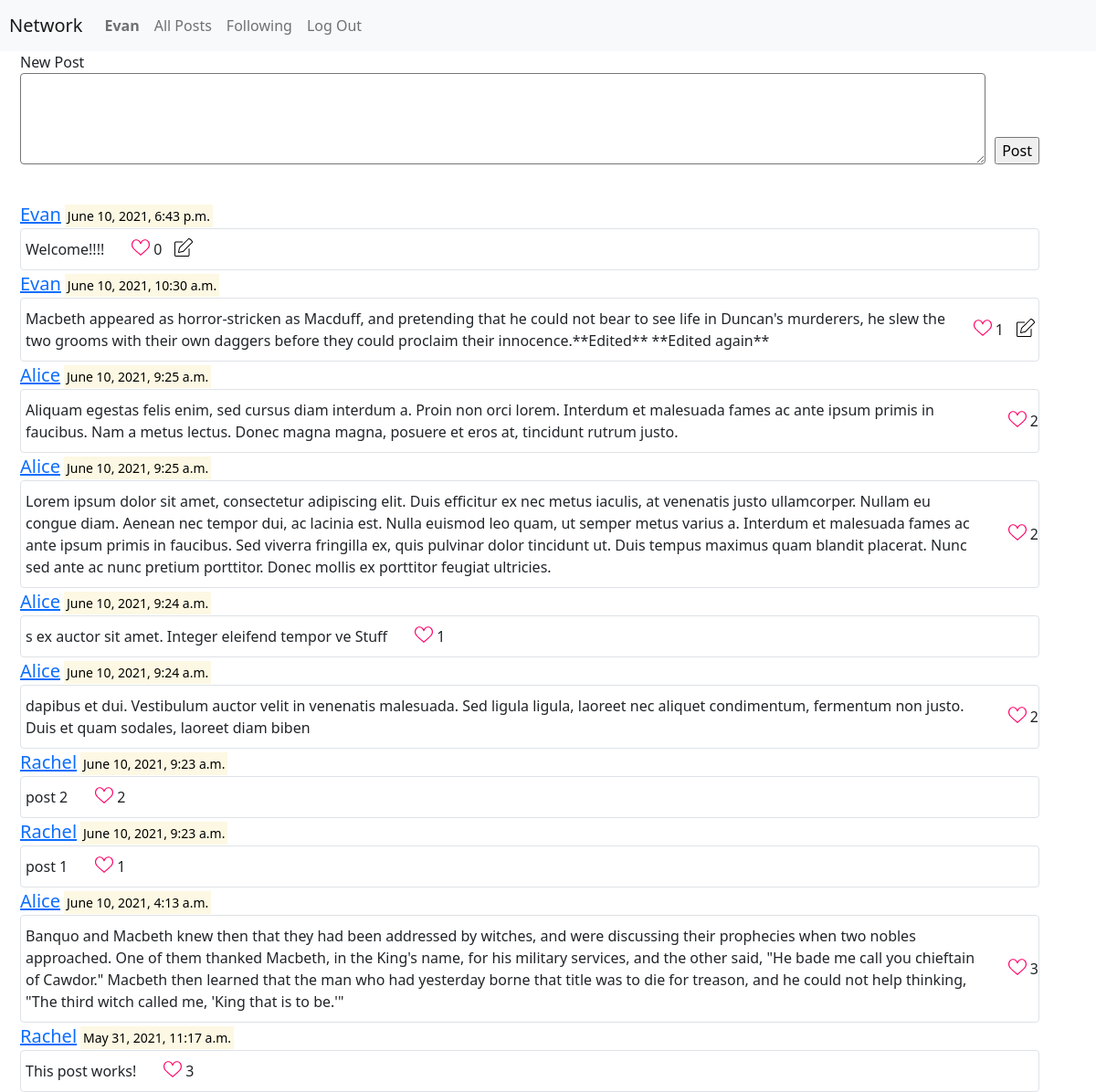
The app's page / (signed in) with its own data.
### network/models.py (models this page shows)
class User(AbstractUser):
    posts = models.ManyToManyField('Post',blank=True)
    follow = models.ManyToManyField('UserFollowing',blank=True)

class Post(models.Model):
    id = models.AutoField(primary_key=True)
    contents = models.TextField()
    created_by = models.ForeignKey(User, on_delete=models.CASCADE)
    created_at = models.DateTimeField(auto_now_add=True)
    likes = models.IntegerField(default=0)
    updated_at = models.DateTimeField(auto_now_add=True)
    deleted_at = models.DateTimeField(blank=True, null=True)
    def total_likes(post):
        return len(PostLike.objects.filter(post_id=post))

### network/views.py (the view)
# urls.py: path("", views.all_post, name="all_posts"),
def all_post(request):
    page = request.GET.get('p', '1')
    posts = Post.objects.order_by('-created_at')
    for post in posts.iterator():
        post.likes = Post.total_likes(post)
        post.save()
    paginator = Paginator(posts, 10)
    try:
        paginated_posts = paginator.page(int(page))
    except ValueError:
        paginated_posts = paginator.page(1)
    except EmptyPage:
        paginated_posts = paginator.page(paginator.num_pages)
    return render(request, 'network/index.html', {
        'posts': paginated_posts
    })

### network/templates/network/index.html (shortened to what this page needs)
{% extends "network/layout.html" %}
{% load static %}
{% block body %}
    {% if user.is_authenticated %}
    <div class="container">
        New Post
        <form action="{% url 'create' %}" method="POST" style="display: flex; margin-bottom: 40px;">
            <textarea name="post-content" id="post-content" cols="30" rows="10"></textarea>
            <input type="submit" value="Post" style="align-self:flex-end; margin-left: 10px;">
        </form>
        {% for post in posts %}
        <div class="post" data-postid="{{post.pk}}">
            <a class="lead" href="{% url 'profile' profile_id=post.created_by.username %}">{{post.created_by.username}}</a>
            <mark class="small">{{post.created_at}}</mark>
            <div class='post-misc border rounded'>
                <div class ='text-content' style="margin-left: 5px;margin-top: 10px; margin-bottom:10px;">{{post.contents}}</div>
                <div style="display:flex; align-self: center; margin-left: 30px;" class='post-misc-btns'>
                    <img src="{% static 'network/unliked.svg' %}" class="filter-red" id="like-btn" data-postid="{{post.pk}}" name="edit" style="height: 20px;width: 20px;margin-right: 4px;" >
                    <div id="like-count" >{{post.likes}}</div>
                    {% if post.created_by == user %}
                    <img src="{% static 'network/edit.svg' %}" alt="edit" id="edit" style="height: 20px;width: 20px; margin-left:14px;margin-right: 4px;" >
                    {% endif %}
                </div>
            </div>
        </div>
        {% endfor %}
        {% endif %}
    </div>
{% endblock %}

### network/templates/network/layout.html (shortened to what this page needs)
{% load static %}
<!DOCTYPE html>
<html lang="en">
    <head>
        <link href="https://cdn.jsdelivr.net/npm/bootstrap@5.0.0-beta2/dist/css/bootstrap.min.css" rel="stylesheet">
        <link href="{% static 'network/styles.css' %}" rel="stylesheet">
    </head>
    <body>
        <nav class="navbar navbar-expand-lg navbar-light bg-light">
            <a class="navbar-brand" href="{% url 'all_posts' %}" style="margin-left: 10px;">Network</a>
            <div>
              <ul class="navbar-nav mr-auto">
                {% if user.is_authenticated %}
                    <li class="nav-item">
                        <a class="nav-link" href="{% url 'profile' profile_id=user.username %}"><strong>{{ user.username }}</strong></a>
                    </li>
                {% endif %}
                <li class="nav-item">
                  <a class="nav-link" href="{% url 'all_posts' %}">All Posts</a>
                </li>
                {% if user.is_authenticated %}
                    <li class="nav-item">
                        <a class="nav-link" href="{% url 'filtered_posts' profile_id=user.username %}">Following</a>
                    </li>
                    <li class="nav-item">
                        <a class="nav-link" href="{% url 'logout' %}">Log Out</a>
                    </li>
                {% endif %}
              </ul>
            </div>
          </nav>
        <div class="body">
            {% block body %}
            {% endblock %}
        </div>
    </body>
</html>

### network/static/network/styles.css (style rules this page uses)
.container { margin-left: 10px; }
.post-misc { display: flex; justify-content: flex-start; }
.filter-red { filter: invert(13%) sepia(69%) saturate(7493%) hue-rotate(332deg) brightness(107%) contrast(106%); }
#post-content { width: 100%; height: 100px; border-radius: 4px; }

### records on screen
User: username "Evan"
Post: created_by.username "Evan", created_at "June 10, 2021, 6:43 p.m.", contents "Welcome!!!!", likes "0"
Post: created_by.username "Evan", created_at "June 10, 2021, 10:30 a.m.", contents "Macbeth appeared as horror-stricken as Macduff, and pretending that he could not bear to see life in Duncan's murderers, he slew the two grooms with their own daggers before they could proclaim their innocence.**Edited** **Edited again**", likes "1"
Post: created_by.username "Alice", created_at "June 10, 2021, 9:25 a.m.", contents "Aliquam egestas felis enim, sed cursus diam interdum a. Proin non orci lorem. Interdum et malesuada fames ac ante ipsum primis in faucibus. Nam a metus lectus. Donec magna magna, posuere et eros at, tincidunt rutrum justo.", likes "2"
Post: created_by.username "Alice", created_at "June 10, 2021, 9:25 a.m.", contents "Lorem ipsum dolor sit amet, consectetur adipiscing elit. Duis efficitur ex nec metus iaculis, at venenatis justo ullamcorper. Nullam eu congue diam. Aenean nec tempor dui, ac lacinia est. Nulla euismod leo quam, ut semper metus varius a. Interdum et malesuada fames ac ante ipsum primis in faucibus. Sed viverra fringilla ex, quis pulvinar dolor tincidunt ut. Duis tempus maximus quam blandit placerat. Nunc sed ante ac nunc pretium porttitor. Donec mollis ex porttitor feugiat ultricies.", likes "2"
Post: created_by.username "Alice", created_at "June 10, 2021, 9:24 a.m.", contents "s ex auctor sit amet. Integer eleifend tempor ve Stuff", likes "1"
Post: created_by.username "Alice", created_at "June 10, 2021, 9:24 a.m.", contents "dapibus et dui. Vestibulum auctor velit in venenatis malesuada. Sed ligula ligula, laoreet nec aliquet condimentum, fermentum non justo. Duis et quam sodales, laoreet diam biben", likes "2"
Post: created_by.username "Rachel", created_at "June 10, 2021, 9:23 a.m.", contents "post 2", likes "2"
Post: created_by.username "Rachel", created_at "June 10, 2021, 9:23 a.m.", contents "post 1", likes "1"
Post: created_by.username "Alice", created_at "June 10, 2021, 4:13 a.m.", contents "Banquo and Macbeth knew then that they had been addressed by witches, and were discussing their prophecies when two nobles approached. One of them thanked Macbeth, in the King's name, for his military services, and the other said, \"He bade me call you chieftain of Cawdor.\" Macbeth then learned that the man who had yesterday borne that title was to die for treason, and he could not help thinking, \"The third witch called me, 'King that is to be.'\"", likes "3"
Post: created_by.username "Rachel", created_at "May 31, 2021, 11:17 a.m.", contents "This post works!", likes "3"
